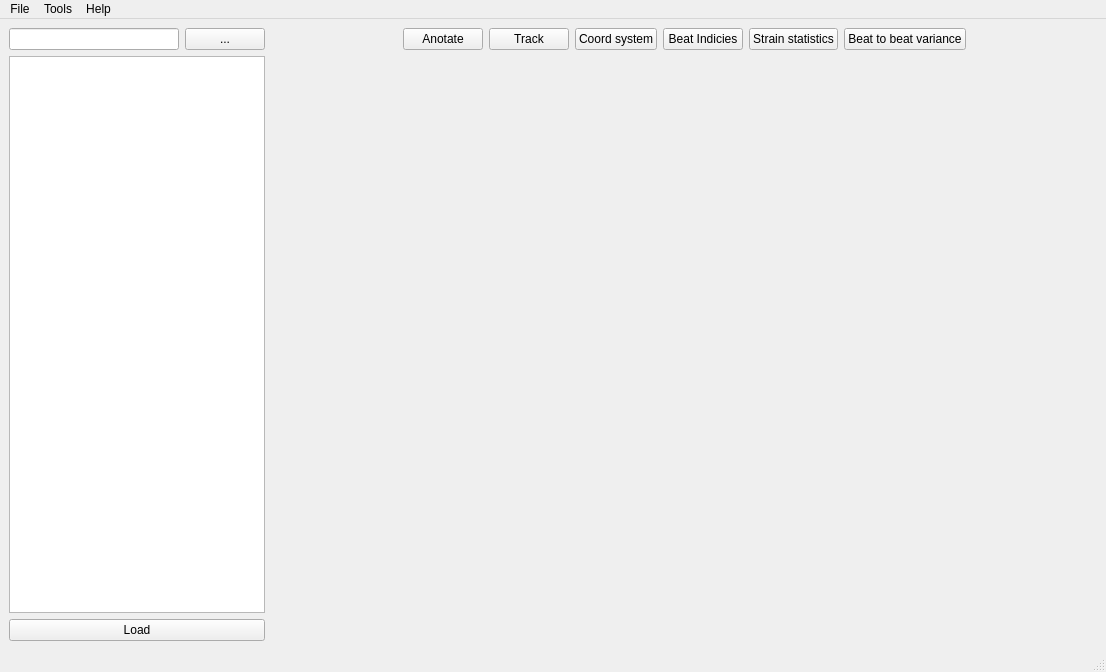
<?xml version="1.0" encoding="UTF-8"?>
<ui version="4.0">
 <class>WindowAnotationManager</class>
 <widget class="QMainWindow" name="WindowAnotationManager">
  <property name="geometry">
   <rect>
    <x>0</x>
    <y>0</y>
    <width>1106</width>
    <height>672</height>
   </rect>
  </property>
  <property name="windowTitle">
   <string>MainWindow</string>
  </property>
  <widget class="QWidget" name="centralwidget">
   <layout class="QHBoxLayout" name="horizontalLayout_3">
    <item>
     <layout class="QVBoxLayout" name="verticalLayout">
      <item>
       <layout class="QHBoxLayout" name="horizontalLayout_2">
        <item>
         <widget class="QLineEdit" name="lineEdit">
          <property name="sizePolicy">
           <sizepolicy hsizetype="Preferred" vsizetype="Fixed">
            <horstretch>0</horstretch>
            <verstretch>0</verstretch>
           </sizepolicy>
          </property>
          <property name="readOnly">
           <bool>true</bool>
          </property>
         </widget>
        </item>
        <item>
         <widget class="QPushButton" name="btnBrowse">
          <property name="sizePolicy">
           <sizepolicy hsizetype="Fixed" vsizetype="Fixed">
            <horstretch>0</horstretch>
            <verstretch>0</verstretch>
           </sizepolicy>
          </property>
          <property name="text">
           <string>...</string>
          </property>
         </widget>
        </item>
       </layout>
      </item>
      <item>
       <widget class="QListWidget" name="listFiles">
        <property name="sizePolicy">
         <sizepolicy hsizetype="Preferred" vsizetype="Expanding">
          <horstretch>0</horstretch>
          <verstretch>0</verstretch>
         </sizepolicy>
        </property>
       </widget>
      </item>
      <item>
       <widget class="QPushButton" name="btnLoad">
        <property name="text">
         <string>Load</string>
        </property>
       </widget>
      </item>
     </layout>
    </item>
    <item>
     <layout class="QVBoxLayout" name="verticalLayout_2">
      <item>
       <layout class="QHBoxLayout" name="horizontalLayout">
        <item>
         <spacer name="horizontalSpacer_2">
          <property name="orientation">
           <enum>Qt::Horizontal</enum>
          </property>
          <property name="sizeHint" stdset="0">
           <size>
            <width>40</width>
            <height>20</height>
           </size>
          </property>
         </spacer>
        </item>
        <item>
         <widget class="QPushButton" name="btnAnotate">
          <property name="text">
           <string>Anotate</string>
          </property>
          <property name="icon">
           <iconset resource="resources.qrc">
            <normaloff>:/icons/icons/pencil.png</normaloff>:/icons/icons/pencil.png</iconset>
          </property>
          <property name="iconSize">
           <size>
            <width>16</width>
            <height>16</height>
           </size>
          </property>
         </widget>
        </item>
        <item>
         <widget class="QPushButton" name="btnTrack">
          <property name="text">
           <string>Track</string>
          </property>
          <property name="icon">
           <iconset resource="resources.qrc">
            <normaloff>:/icons/icons/eye.png</normaloff>:/icons/icons/eye.png</iconset>
          </property>
          <property name="iconSize">
           <size>
            <width>16</width>
            <height>16</height>
           </size>
          </property>
         </widget>
        </item>
        <item>
         <widget class="QPushButton" name="btnCoordSystem">
          <property name="text">
           <string>Coord system</string>
          </property>
         </widget>
        </item>
        <item>
         <widget class="QPushButton" name="btnMetadata">
          <property name="text">
           <string>Beat Indicies</string>
          </property>
         </widget>
        </item>
        <item>
         <widget class="QPushButton" name="btnStats">
          <property name="text">
           <string>Strain statistics</string>
          </property>
          <property name="icon">
           <iconset resource="resources.qrc">
            <normaloff>:/icons/icons/chart_curve.png</normaloff>:/icons/icons/chart_curve.png</iconset>
          </property>
          <property name="iconSize">
           <size>
            <width>16</width>
            <height>16</height>
           </size>
          </property>
         </widget>
        </item>
        <item>
         <widget class="QPushButton" name="btnBeatToBeat">
          <property name="text">
           <string>Beat to beat variance</string>
          </property>
         </widget>
        </item>
        <item>
         <spacer name="horizontalSpacer">
          <property name="orientation">
           <enum>Qt::Horizontal</enum>
          </property>
          <property name="sizeHint" stdset="0">
           <size>
            <width>40</width>
            <height>20</height>
           </size>
          </property>
         </spacer>
        </item>
       </layout>
      </item>
      <item>
       <widget class="WidgetStrainVideo" name="widgetStrainVideo" native="true">
        <property name="sizePolicy">
         <sizepolicy hsizetype="Preferred" vsizetype="Expanding">
          <horstretch>0</horstretch>
          <verstretch>0</verstretch>
         </sizepolicy>
        </property>
       </widget>
      </item>
     </layout>
    </item>
   </layout>
  </widget>
  <widget class="QMenuBar" name="menubar">
   <property name="geometry">
    <rect>
     <x>0</x>
     <y>0</y>
     <width>1106</width>
     <height>20</height>
    </rect>
   </property>
   <widget class="QMenu" name="menuFile">
    <property name="title">
     <string>File</string>
    </property>
   </widget>
   <widget class="QMenu" name="menuTools">
    <property name="title">
     <string>Tools</string>
    </property>
    <addaction name="actionChangeTracker"/>
    <addaction name="actionChangeImageProcessing"/>
    <addaction name="actionShowShapeModel"/>
   </widget>
   <widget class="QMenu" name="menuHelp">
    <property name="title">
     <string>Help</string>
    </property>
   </widget>
   <addaction name="menuFile"/>
   <addaction name="menuTools"/>
   <addaction name="menuHelp"/>
  </widget>
  <widget class="QStatusBar" name="statusbar"/>
  <action name="actionChangeTracker">
   <property name="text">
    <string>Change tracker</string>
   </property>
  </action>
  <action name="actionChangeImageProcessing">
   <property name="text">
    <string>Change image processing</string>
   </property>
  </action>
  <action name="actionShowShapeModel">
   <property name="text">
    <string>Show statistical shape model</string>
   </property>
  </action>
 </widget>
 <customwidgets>
  <customwidget>
   <class>WidgetStrainVideo</class>
   <extends>QWidget</extends>
   <header>ui/widgetstrainvideo.h</header>
   <container>1</container>
   <slots>
    <signal>displayIndexChanged(int)</signal>
   </slots>
  </customwidget>
 </customwidgets>
 <resources>
  <include location="resources.qrc"/>
 </resources>
 <connections>
  <connection>
   <sender>actionChangeTracker</sender>
   <signal>triggered()</signal>
   <receiver>WindowAnotationManager</receiver>
   <slot>on_actionCreateTracker()</slot>
   <hints>
    <hint type="sourcelabel">
     <x>-1</x>
     <y>-1</y>
    </hint>
    <hint type="destinationlabel">
     <x>552</x>
     <y>335</y>
    </hint>
   </hints>
  </connection>
  <connection>
   <sender>actionChangeImageProcessing</sender>
   <signal>triggered()</signal>
   <receiver>WindowAnotationManager</receiver>
   <slot>on_actionChangeImageProcessing()</slot>
   <hints>
    <hint type="sourcelabel">
     <x>-1</x>
     <y>-1</y>
    </hint>
    <hint type="destinationlabel">
     <x>552</x>
     <y>335</y>
    </hint>
   </hints>
  </connection>
  <connection>
   <sender>actionShowShapeModel</sender>
   <signal>triggered()</signal>
   <receiver>WindowAnotationManager</receiver>
   <slot>on_actionShowShapeModel()</slot>
   <hints>
    <hint type="sourcelabel">
     <x>-1</x>
     <y>-1</y>
    </hint>
    <hint type="destinationlabel">
     <x>552</x>
     <y>335</y>
    </hint>
   </hints>
  </connection>
 </connections>
 <slots>
  <slot>on_actionCreateTracker()</slot>
  <slot>on_actionChangeImageProcessing()</slot>
  <slot>on_actionShowShapeModel()</slot>
 </slots>
</ui>
